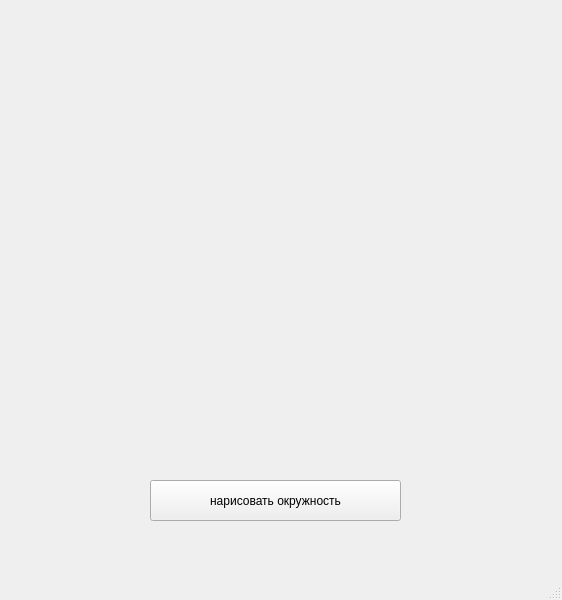
<?xml version="1.0" encoding="UTF-8"?>
<ui version="4.0">
 <class>MainWindow</class>
 <widget class="QMainWindow" name="MainWindow">
  <property name="geometry">
   <rect>
    <x>0</x>
    <y>0</y>
    <width>562</width>
    <height>600</height>
   </rect>
  </property>
  <property name="windowTitle">
   <string>MainWindow</string>
  </property>
  <widget class="QWidget" name="centralwidget">
   <widget class="QPushButton" name="pushButton">
    <property name="geometry">
     <rect>
      <x>150</x>
      <y>480</y>
      <width>251</width>
      <height>41</height>
     </rect>
    </property>
    <property name="text">
     <string>нарисовать окружность</string>
    </property>
   </widget>
  </widget>
  <widget class="QMenuBar" name="menubar">
   <property name="geometry">
    <rect>
     <x>0</x>
     <y>0</y>
     <width>562</width>
     <height>21</height>
    </rect>
   </property>
  </widget>
  <widget class="QStatusBar" name="statusbar"/>
 </widget>
 <resources/>
 <connections/>
</ui>
